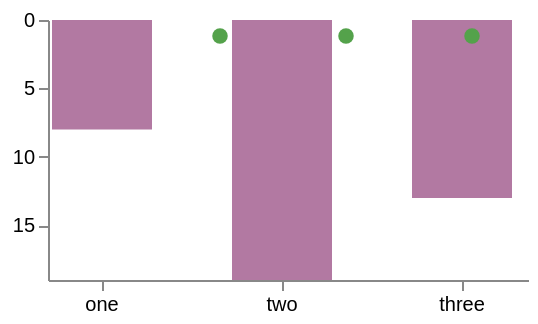

Specify this chart in Vega-Lite:
### Vega specification from a JSON file in a GitHub repository (floating-point values rounded to 4 significant figures)
{"$schema": "https://vega.github.io/schema/vega/v6.json", "description": "Band and point scales with every spacing knob turned: separate inner and outer padding, a non-central alignment, rounding, and a reversed range.", "width": 240, "height": 130, "padding": 5, "data": [{"name": "table", "values": [{"k": "one", "v": 8}, {"k": "two", "v": 19}, {"k": "three", "v": 13}]}], "scales": [{"name": "x", "type": "band", "domain": {"data": "table", "field": "k"}, "range": "width", "paddingInner": 0.45, "paddingOuter": 0.05, "align": 0.2, "round": true}, {"name": "dots", "type": "point", "domain": {"data": "table", "field": "k"}, "range": [0, 240], "padding": 0.9, "align": 0.75, "round": true}, {"name": "y", "type": "linear", "domain": {"data": "table", "field": "v"}, "range": "height", "zero": true, "reverse": true}], "axes": [{"orient": "bottom", "scale": "x"}, {"orient": "left", "scale": "y", "tickCount": 4}], "marks": [{"type": "rect", "from": {"data": "table"}, "encode": {"enter": {"x": {"scale": "x", "field": "k"}, "width": {"scale": "x", "band": 1}, "y": {"scale": "y", "field": "v"}, "y2": {"scale": "y", "value": 0}, "fill": {"value": "#b279a2"}}}}, {"type": "symbol", "from": {"data": "table"}, "encode": {"enter": {"x": {"scale": "dots", "field": "k"}, "y": {"value": 8}, "size": {"value": 60}, "fill": {"value": "#54a24b"}}}}]}
